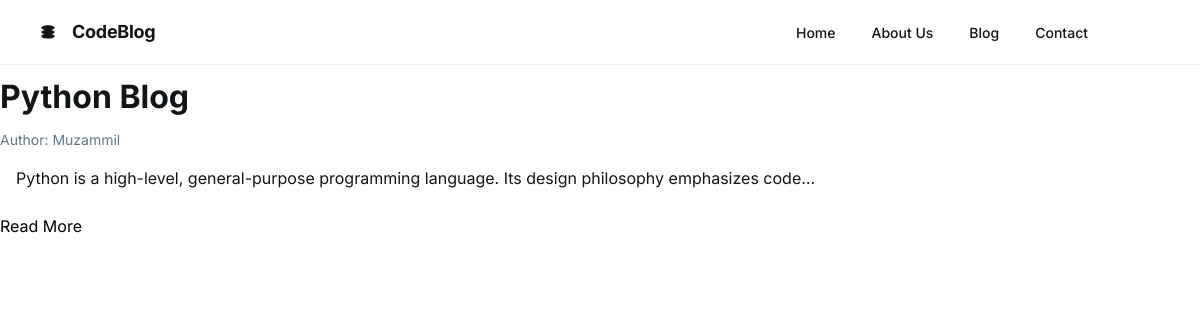
Screenshot of /blog/ with the database file from the repository.
### blog/models.py (models this page shows, shortened)
class Post(models.Model):
    sno = models.AutoField(primary_key=True)
    title = models.CharField(max_length=50)
    content = models.TextField()
    author = models.CharField(max_length=15)
    slug = models.CharField(max_length=50)
    timestamp = models.DateTimeField(blank=True)

### blog/views.py (the view)
# urls.py: path('', views.bloghome, name='bloghome'),
def bloghome(request):
    allposts = Post.objects.all()
    context = { 'allPosts': allposts}
    return render(request, 'blog/bloghome.html', context)

### templates/blog/bloghome.html (shortened to what this page needs)
{% extends "home/base.html" %}
{% block blogactive %}  active {% endblock %}
{% block body %}
{% for post in allPosts %}
<div class="container my-3">
  <div class="flex min-w-72 flex-col gap-3">
    <p class="text-[#111518] tracking-light text-[32px] font-bold leading-tight">{{post.title}}</p>
    <p class="text-[#60778a] text-sm font-normal leading-normal">Author: {{post.author}}</p>
    <p class="text-[#111518] text-base font-normal leading-normal pb-3 pt-1 px-4">
      {{post.content | truncatechars:100}}
  </p>
  <a href="{{post.slug}}" class="btn btn-primary">Read More</a>
            </div>
  </div>
</div>
    {% endfor %}
{% endblock %}

### templates/home/base.html (shortened to what this page needs)
<html>
  <head>
    <script src="https://cdn.tailwindcss.com?plugins=forms,container-queries"></script>
  </head>
  <body>
    <div class="relative flex size-full min-h-screen flex-col bg-white group/design-root overflow-x-hidden" style='font-family: Inter, "Noto Sans", sans-serif;'>
      <div class="layout-container flex h-full grow flex-col">
        <header class="flex items-center justify-between whitespace-nowrap border-b border-solid border-b-[#f0f2f5] px-10 py-3">
          <div class="flex items-center gap-4 text-[#111518]">
            <div class="size-4">
            </div>
            <h2 class="text-[#111518] text-lg font-bold leading-tight tracking-[-0.015em]">CodeBlog</h2>
          </div>
          <div class="flex flex-1 justify-end gap-8">
            <div class="flex items-center gap-9">
              <a class="text-[#111518] text-sm font-medium leading-normal {% block homeactive %} {% endblock %}" href="/">Home</a>
              <a class="text-[#111518] text-sm font-medium leading-normal {% block aboutactive %} {% endblock %}" href="/about">About Us</a>
              <a class="text-[#111518] text-sm font-medium leading-normal {% block blogactive %} {% endblock %}" href="/blog">Blog</a>
              <a class="text-[#111518] text-sm font-medium leading-normal {% block contactactive %} {% endblock %}" href="/contact">Contact</a>
            </div>
            <div
              class="bg-center bg-no-repeat aspect-square bg-cover rounded-full size-10"
              style='background-image: url("https://cdn.usegalileo.ai/sdxl10/c29bc3b1-3669-4619-a019-cae2267e19d0.png");'
            ></div>
          </div>
        </header>
      {% block body %}
        {% endblock %}
  </body>
</html>

### rows the page displays
Post: title "Python Blog", author "Muzammil", content "Python is a high-level, general-purpose programming language. Its design philosophy emphasizes code…"
